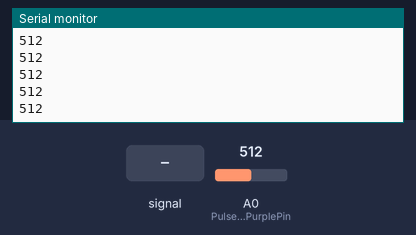
Recording of a sketch running on a simulated Arduino Uno, built with avr-gcc and run on an emulated ATmega328P. Parts: the last lines printed to the serial monitor. The test bench sets the inputs (shaded band); at power-on: A0 (PulseSensorPurplePin) = 512.

Above: at 1.2 s.
1.3 s: A0 (PulseSensorPurplePin) fed a 200 Hz sine of ±81 counts around its level
At 1.31 s:
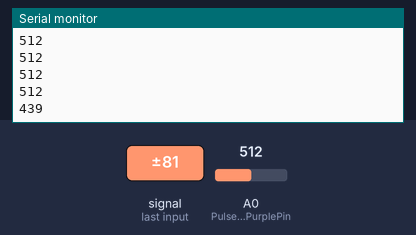
2.8 s: A0 (PulseSensorPurplePin) set to 560
At 2.81 s:
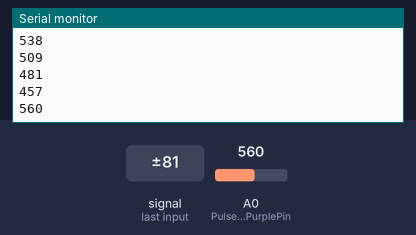
4.3 s: A0 (PulseSensorPurplePin) fed a 1000 Hz sine of ±255 counts around its level
At 4.32 s:
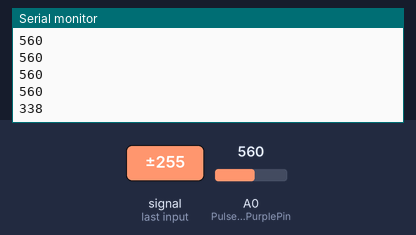
5.8 s: A0 (PulseSensorPurplePin) set to 540
At 5.82 s:
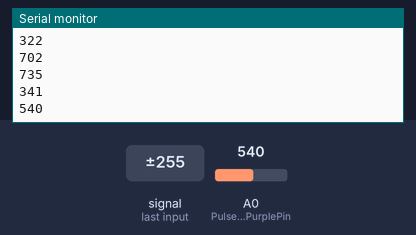
Timing chart, 0 to 8.3 s (numbered marks = the images above; inputs shaded):
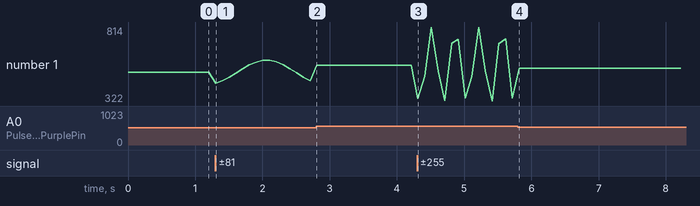

The sketch:

arduino_code.ino
```cpp
int BAUD_RATE = 9600;
int Signal;
int Threshold = 550;
int PulseSensorPurplePin = 0;

void setup() {
  Serial.begin(BAUD_RATE);
}

void loop() {
  // put your main code here, to run repeatedly:
  Signal = analogRead(PulseSensorPurplePin);
  Serial.println(Signal);

  delay(100);
}
```

Measured:
- after the input at 1.3 s, the serial monitor: prints a new line at once (image 1)
- after the input at 2.8 s, the serial monitor: prints a new line at once (image 2)
- after the input at 4.3 s, the serial monitor: prints a new line at once (image 3)
- after the input at 5.8 s, the serial monitor: prints a new line at once (image 4)
- plotted number 1: 512 → 457 after the input at 1.3 s, 457 → 560 after the input at 2.8 s, 560 → 341 after the input at 4.3 s, 341 → 540 after the input at 5.8 s
